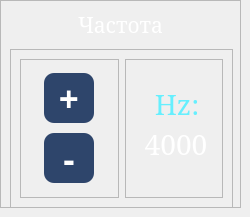
    <widget class="QWidget" name="frequyncy_page">
     <widget class="QFrame" name="frequyncy_frame">
      <property name="geometry">
       <rect>
        <x>0</x>
        <y>0</y>
        <width>241</width>
        <height>208</height>
       </rect>
      </property>
      <property name="minimumSize">
       <size>
        <width>241</width>
        <height>208</height>
       </size>
      </property>
      <property name="maximumSize">
       <size>
        <width>0</width>
        <height>208</height>
       </size>
      </property>
      <property name="styleSheet">
       <string notr="true">background-color: none;</string>
      </property>
      <property name="frameShape">
       <enum>QFrame::StyledPanel</enum>
      </property>
      <property name="frameShadow">
       <enum>QFrame::Raised</enum>
      </property>
      <layout class="QVBoxLayout" name="verticalLayout_4">
       <item>
        <widget class="QLabel" name="frequyncy_frame_label">
         <property name="minimumSize">
          <size>
           <width>0</width>
           <height>33</height>
          </size>
         </property>
         <property name="font">
          <font>
           <family>MS Serif</family>
           <pointsize>16</pointsize>
          </font>
         </property>
         <property name="styleSheet">
          <string notr="true">QLabel{
	background-color: none;
	
	color: rgb(255, 255, 255);
}</string>
         </property>
         <property name="text">
          <string>Частота</string>
         </property>
         <property name="alignment">
          <set>Qt::AlignHCenter|Qt::AlignTop</set>
         </property>
        </widget>
       </item>
       <item>
        <widget class="QFrame" name="frequyncy_frame_with_buttons_and_info">
         <property name="minimumSize">
          <size>
           <width>223</width>
           <height>159</height>
          </size>
         </property>
         <property name="maximumSize">
          <size>
           <width>16777215</width>
           <height>159</height>
          </size>
         </property>
         <property name="styleSheet">
          <string notr="true">QFrame {
	background-color: none;
}</string>
         </property>
         <property name="frameShape">
          <enum>QFrame::StyledPanel</enum>
         </property>
         <property name="frameShadow">
          <enum>QFrame::Raised</enum>
         </property>
         <layout class="QHBoxLayout" name="horizontalLayout">
          <item>
           <widget class="QFrame" name="frequyncy_buttons_frame">
            <property name="frameShape">
             <enum>QFrame::StyledPanel</enum>
            </property>
            <property name="frameShadow">
             <enum>QFrame::Raised</enum>
            </property>
            <layout class="QGridLayout" name="gridLayout_2">
             <item row="0" column="0">
              <widget class="QPushButton" name="frequyncy_plus_button">
               <property name="sizePolicy">
                <sizepolicy hsizetype="Ignored" vsizetype="Ignored">
                 <horstretch>0</horstretch>
                 <verstretch>0</verstretch>
                </sizepolicy>
               </property>
               <property name="minimumSize">
                <size>
                 <width>50</width>
                 <height>50</height>
                </size>
               </property>
               <property name="maximumSize">
                <size>
                 <width>50</width>
                 <height>50</height>
                </size>
               </property>
               <property name="font">
                <font>
                 <family>Sitka Subheading</family>
                 <pointsize>26</pointsize>
                 <weight>75</weight>
                 <bold>true</bold>
                </font>
               </property>
               <property name="layoutDirection">
                <enum>Qt::LeftToRight</enum>
               </property>
               <property name="styleSheet">
                <string notr="true">QPushButton {
	background-color: rgb(46, 69, 107);
	border: none;
	border-radius: 10px;
	color: white
}

QPushButton:pressed {
	background-color: rgb(62, 93, 143);
	transition-delay:1s;
}
</string>
               </property>
               <property name="text">
                <string>+</string>
               </property>
               <property name="iconSize">
                <size>
                 <width>35</width>
                 <height>35</height>
                </size>
               </property>
               <property name="checked">
                <bool>false</bool>
               </property>
              </widget>
             </item>
             <item row="1" column="0">
              <widget class="QPushButton" name="frequyncy_minus_button">
               <property name="sizePolicy">
                <sizepolicy hsizetype="Ignored" vsizetype="Ignored">
                 <horstretch>0</horstretch>
                 <verstretch>0</verstretch>
                </sizepolicy>
               </property>
               <property name="minimumSize">
                <size>
                 <width>50</width>
                 <height>50</height>
                </size>
               </property>
               <property name="maximumSize">
                <size>
                 <width>50</width>
                 <height>50</height>
                </size>
               </property>
               <property name="font">
                <font>
                 <family>Sitka Subheading</family>
                 <pointsize>26</pointsize>
                 <weight>75</weight>
                 <bold>true</bold>
                </font>
               </property>
               <property name="layoutDirection">
                <enum>Qt::LeftToRight</enum>
               </property>
               <property name="styleSheet">
                <string notr="true">QPushButton {
	background-color: rgb(46, 69, 107);
	border: none;
	border-radius: 10px;
	color: white
}</string>
               </property>
               <property name="text">
                <string>-</string>
               </property>
               <property name="iconSize">
                <size>
                 <width>35</width>
                 <height>35</height>
                </size>
               </property>
               <property name="checked">
                <bool>false</bool>
               </property>
              </widget>
             </item>
            </layout>
           </widget>
          </item>
          <item>
           <widget class="QFrame" name="frequyncy_info_frame">
            <property name="frameShape">
             <enum>QFrame::StyledPanel</enum>
            </property>
            <property name="frameShadow">
             <enum>QFrame::Raised</enum>
            </property>
            <widget class="QLabel" name="frequyncy_value">
             <property name="geometry">
              <rect>
               <x>10</x>
               <y>70</y>
               <width>82</width>
               <height>30</height>
              </rect>
             </property>
             <property name="font">
              <font>
               <family>MS Serif</family>
               <pointsize>21</pointsize>
              </font>
             </property>
             <property name="styleSheet">
              <string notr="true">QLabel{
	background-color: none;
	
	color: rgb(255, 255, 255);
}</string>
             </property>
             <property name="text">
              <string>4000</string>
             </property>
             <property name="alignment">
              <set>Qt::AlignCenter</set>
             </property>
            </widget>
            <widget class="QLabel" name="frequyncy_info_label">
             <property name="geometry">
              <rect>
               <x>20</x>
               <y>30</y>
               <width>64</width>
               <height>30</height>
              </rect>
             </property>
             <property name="font">
              <font>
               <family>MS Serif</family>
               <pointsize>21</pointsize>
              </font>
             </property>
             <property name="styleSheet">
              <string notr="true">QLabel{
	background-color: none;
	color: rgb(102, 239, 254);
}</string>
             </property>
             <property name="text">
              <string>Hz:</string>
             </property>
             <property name="alignment">
              <set>Qt::AlignCenter</set>
             </property>
            </widget>
           </widget>
          </item>
         </layout>
        </widget>
       </item>
      </layout>
     </widget>
    </widget>
